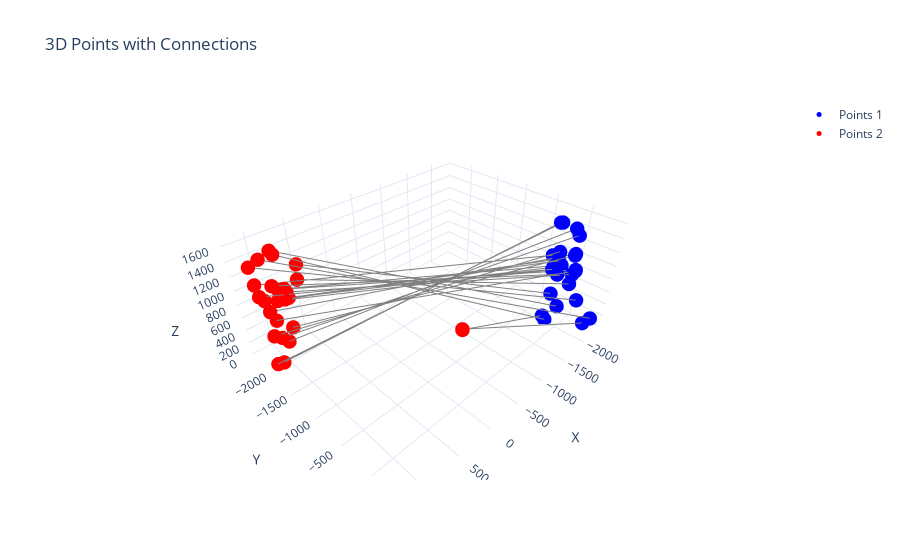

The notebook cell this image was saved under:
### Markdown cell above
# Using GW on Dist loss L2

### Code cell
distance_matrix = dp.compute_L2_matrix()
T, logs = ot.gromov_wasserstein(distance_matrix[0], distance_matrix[1], a, b, 'square_loss', log=True)
plot_3d_points_and_connections(source_pc, target_pc, T)

### Figure 1 — Plotly figure (JSON) as saved in the notebook; plotly's stock layout.template omitted (floating-point values rounded to 4 significant figures)
{"data": [{"marker": {"color": "blue", "size": 5}, "mode": "markers", "name": "Points 1", "type": "scatter3d", "x": [-1891.0, -2050.0, -2048.0, -2004.0, -1896.0, -1827.0, -1860.0, -1839.0, -1821.0, -2140.0, -2301.0, -2273.0, -2109.0, -2085.0, -1925.0, -1985.0, -2093.0, -1913.0, -2048.0, -2014.0, -1978.0, -2018.0, -2226.0, -2240.0, -2201.0, -2213.0], "y": [-122.5, -180.7, 20.41, -123.3, -59.23, 169.1, 198.1, -22.5, -93.39, -139.5, -48.19, -32.94, -213.5, -259.5, -74.27, 103.8, 91.95, -132.0, -175.0, -34.39, -161.3, -229.5, -21.98, 121.7, 384.5, 290.9], "z": [1593.0, 1516.0, 1505.0, 1135.0, 1074.0, 1281.0, 1055.0, 913.3, 965.6, 867.0, 1288.0, 1029.0, 939.1, 992.6, 930.7, 902.5, 918.5, 937.1, 430.6, 304.5, 19.88, 29.1, 578.9, 370.3, 221.6, 79.5]}, {"marker": {"color": "red", "size": 5}, "mode": "markers", "name": "Points 2", "type": "scatter3d", "x": [985.3, 1104.0, 921.9, 1028.0, 921.9, 692.1, 691.5, 891.1, 955.7, 1105.0, 1123.0, 1118.0, 1176.0, 0, 0, 832.2, 890.6, 1016.0, 1118.0, 1005.0, 1097.0, 1176.0, 1008.0, 934.0, 712.0, 842.9], "y": [-1846.0, -1966.0, -2065.0, -1960.0, -1892.0, -1953.0, -2008.0, -1893.0, -1845.0, -2069.0, -2252.0, -2228.0, -2009.0, 0, 0, -2054.0, -2141.0, -1909.0, -2015.0, -2070.0, -1973.0, -1969.0, -2244.0, -2292.0, -2362.0, -2281.0], "z": [1629.0, 1566.0, 1560.0, 1188.0, 1132.0, 1332.0, 1093.0, 989.8, 1026.0, 963.2, 1346.0, 1112.0, 1086.0, 1113.0, 1105.0, 959.1, 981.0, 1004.0, 467.5, 339.0, 46.94, 75.12, 652.7, 445.5, 162.4, 43.59]}, {"line": {"color": "gray", "width": 2}, "mode": "lines", "showlegend": false, "type": "scatter3d", "x": [-1891.0, 1097.0], "y": [-122.5, -1973.0], "z": [1593.0, 46.94]}, {"line": {"color": "gray", "width": 2}, "mode": "lines", "showlegend": false, "type": "scatter3d", "x": [-2050.0, 1176.0], "y": [-180.7, -1969.0], "z": [1516.0, 75.12]}, {"line": {"color": "gray", "width": 2}, "mode": "lines", "showlegend": false, "type": "scatter3d", "x": [-2048.0, 842.9], "y": [20.41, -2281.0], "z": [1505.0, 43.59]}, {"line": {"color": "gray", "width": 2}, "mode": "lines", "showlegend": false, "type": "scatter3d", "x": [-2004.0, 1118.0], "y": [-123.3, -2015.0], "z": [1135.0, 467.5]}, {"line": {"color": "gray", "width": 2}, "mode": "lines", "showlegend": false, "type": "scatter3d", "x": [-1896.0, 1105.0], "y": [-59.23, -2069.0], "z": [1074.0, 963.2]}, {"line": {"color": "gray", "width": 2}, "mode": "lines", "showlegend": false, "type": "scatter3d", "x": [-1827.0, 712.0], "y": [169.1, -2362.0], "z": [1281.0, 162.4]}, {"line": {"color": "gray", "width": 2}, "mode": "lines", "showlegend": false, "type": "scatter3d", "x": [-1860.0, 934.0], "y": [198.1, -2292.0], "z": [1055.0, 445.5]}, {"line": {"color": "gray", "width": 2}, "mode": "lines", "showlegend": false, "type": "scatter3d", "x": [-1839.0, 1028.0], "y": [-22.5, -1960.0], "z": [913.3, 1188.0]}, {"line": {"color": "gray", "width": 2}, "mode": "lines", "showlegend": false, "type": "scatter3d", "x": [-1821.0, 1176.0], "y": [-93.39, -2009.0], "z": [965.6, 1086.0]}, {"line": {"color": "gray", "width": 2}, "mode": "lines", "showlegend": false, "type": "scatter3d", "x": [-2140.0, 921.9], "y": [-139.5, -1892.0], "z": [867.0, 1132.0]}, {"line": {"color": "gray", "width": 2}, "mode": "lines", "showlegend": false, "type": "scatter3d", "x": [-2301.0, 1005.0], "y": [-48.19, -2070.0], "z": [1288.0, 339.0]}, {"line": {"color": "gray", "width": 2}, "mode": "lines", "showlegend": false, "type": "scatter3d", "x": [-2273.0, 1008.0], "y": [-32.94, -2244.0], "z": [1029.0, 652.7]}, {"line": {"color": "gray", "width": 2}, "mode": "lines", "showlegend": false, "type": "scatter3d", "x": [-2109.0, 955.7], "y": [-213.5, -1845.0], "z": [939.1, 1026.0]}, {"line": {"color": "gray", "width": 2}, "mode": "lines", "showlegend": false, "type": "scatter3d", "x": [-2085.0, 1118.0], "y": [-259.5, -2228.0], "z": [992.6, 1112.0]}, {"line": {"color": "gray", "width": 2}, "mode": "lines", "showlegend": false, "type": "scatter3d", "x": [-1925.0, 1016.0], "y": [-74.27, -1909.0], "z": [930.7, 1004.0]}, {"line": {"color": "gray", "width": 2}, "mode": "lines", "showlegend": false, "type": "scatter3d", "x": [-1985.0, 832.2], "y": [103.8, -2054.0], "z": [902.5, 959.1]}, {"line": {"color": "gray", "width": 2}, "mode": "lines", "showlegend": false, "type": "scatter3d", "x": [-2093.0, 890.6], "y": [91.95, -2141.0], "z": [918.5, 981.0]}, {"line": {"color": "gray", "width": 2}, "mode": "lines", "showlegend": false, "type": "scatter3d", "x": [-1913.0, 891.1], "y": [-132.0, -1893.0], "z": [937.1, 989.8]}, {"line": {"color": "gray", "width": 2}, "mode": "lines", "showlegend": false, "type": "scatter3d", "x": [-2048.0, 692.1], "y": [-175.0, -1953.0], "z": [430.6, 1332.0]}, {"line": {"color": "gray", "width": 2}, "mode": "lines", "showlegend": false, "type": "scatter3d", "x": [-2014.0, 921.9], "y": [-34.39, -2065.0], "z": [304.5, 1560.0]}, {"line": {"color": "gray", "width": 2}, "mode": "lines", "showlegend": false, "type": "scatter3d", "x": [-1978.0, 985.3], "y": [-161.3, -1846.0], "z": [19.88, 1629.0]}, {"line": {"color": "gray", "width": 2}, "mode": "lines", "showlegend": false, "type": "scatter3d", "x": [-2018.0, 0], "y": [-229.5, 0], "z": [29.1, 1105.0]}, {"line": {"color": "gray", "width": 2}, "mode": "lines", "showlegend": false, "type": "scatter3d", "x": [-2226.0, 691.5], "y": [-21.98, -2008.0], "z": [578.9, 1093.0]}, {"line": {"color": "gray", "width": 2}, "mode": "lines", "showlegend": false, "type": "scatter3d", "x": [-2240.0, 1123.0], "y": [121.7, -2252.0], "z": [370.3, 1346.0]}, {"line": {"color": "gray", "width": 2}, "mode": "lines", "showlegend": false, "type": "scatter3d", "x": [-2201.0, 1104.0], "y": [384.5, -1966.0], "z": [221.6, 1566.0]}, {"line": {"color": "gray", "width": 2}, "mode": "lines", "showlegend": false, "type": "scatter3d", "x": [-2213.0, 0], "y": [290.9, 0], "z": [79.5, 1113.0]}], "layout": {"scene": {"aspectmode": "data", "xaxis": {"title": {"text": "X"}}, "yaxis": {"title": {"text": "Y"}}, "zaxis": {"title": {"text": "Z"}}}, "title": {"text": "3D Points with Connections"}}}
